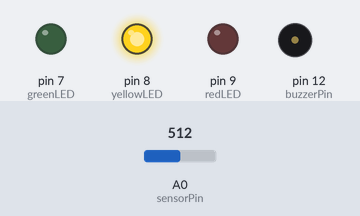
Recording of a sketch running on a simulated Arduino Uno, built with avr-gcc and run on an emulated ATmega328P. On the bench: output pins drawn as LEDs (lit = HIGH), buzzer (waves = sounding, pin HIGH). Inputs (shaded band) come from the test bench; at power-on: A0 (sensorPin) = 512. What the sketch prints to the serial monitor is not drawn.

Above: at 1.8 s.
1.9 s: A0 (sensorPin) set to 841
At 2.08 s:
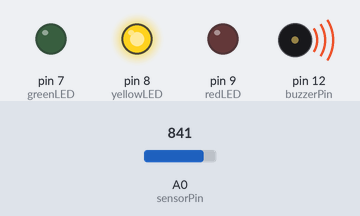
3.5 s: A0 (sensorPin) set to 859
At 5.2 s:
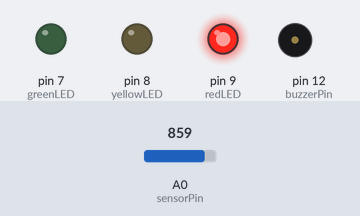
6.5 s: A0 (sensorPin) set to 122
At 7.2 s:
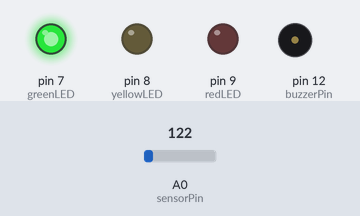
Timing chart, 0 to 9.5 s (numbered marks = the images above; inputs shaded):
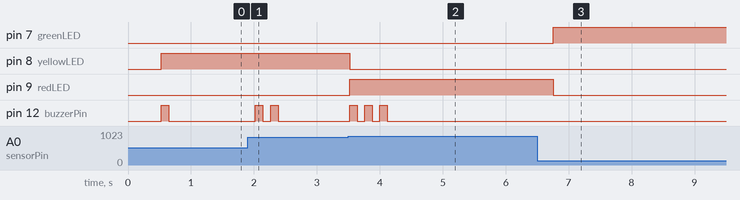

Measured:
- the behaviour switches between 849 and 850 on A0 (sensorPin) (found by bisection; images 1 and 2)
- after the input at 1.9 s, pin 12 (buzzerPin): alternates HIGH for 0.12 s and LOW for 0.12 s, 4 changes in all, then stays LOW, starting after 0.12 s
- after the input at 3.5 s, pin 8 (yellowLED): HIGH → LOW at once; pin 9 (redLED): LOW → HIGH at once; pin 12 (buzzerPin): alternates HIGH for 0.12 s and LOW for 0.12 s, 6 changes in all, then stays LOW, starting at once
- after the input at 6.5 s, pin 7 (greenLED): LOW → HIGH after 0.26 s; pin 9 (redLED): HIGH → LOW after 0.26 s

The sketch:

Rain_Sensor_2.ino
```cpp
// Made by Harisudhan
// Visit www.youtube.com/@harisudhantechnology for more projects

#include <LowPower.h>  // Install from Arduino Library Manager

const int buzzerPin = 12;      // Buzzer output
const int sensorPin = A0;      // Rain sensor analog input
const int redLED = 9;          // Heavy rain indicator
const int yellowLED = 8;       // Light/Moderate rain
const int greenLED = 7;        // Dry condition

// Thresholds for moisture levels
const int thresholds[] = {300, 600, 850};
const char *conditions[] = {"☀️ Dry", "🌦 Light Moisture", "🌧 Moderate Rain", "⛈ Heavy Rain"};
const uint8_t beepCounts[] = {0, 1, 2, 3};

unsigned long previousMillis = 0;
const unsigned long interval = 500;  // Read interval in ms
int lastCondition = -1;

void setup() {
  pinMode(buzzerPin, OUTPUT);
  pinMode(redLED, OUTPUT);
  pinMode(yellowLED, OUTPUT);
  pinMode(greenLED, OUTPUT);

  digitalWrite(buzzerPin, LOW);
  digitalWrite(redLED, LOW);
  digitalWrite(yellowLED, LOW);
  digitalWrite(greenLED, LOW);

  Serial.begin(9600);
  Serial.println(F("🌧 Smart Rain Sensor Initialized"));
  Serial.println(F("-----------------------------------"));
}

void loop() {
  unsigned long currentMillis = millis();

  // Read every 500 ms
  if (currentMillis - previousMillis >= interval) {
    previousMillis = currentMillis;
    checkRainLevel();
  }

  // If dry for a long time → sleep for 8 seconds to save battery
  if (lastCondition == 0) {
    Serial.println(F("💤 Dry condition detected — entering sleep mode..."));
    delay(50); // short delay before sleep
    LowPower.powerDown(SLEEP_8S, ADC_OFF, BOD_OFF);
  }
}

void checkRainLevel() {
  int level = analogRead(sensorPin);
  Serial.print(F("Analog Value: "));
  Serial.println(level);

  // Determine rain level
  uint8_t conditionIndex = 0;
  while (conditionIndex < 3 && level >= thresholds[conditionIndex]) {
    conditionIndex++;
  }

  // Only update if condition changed
  if (conditionIndex != lastCondition) {
    lastCondition = conditionIndex;
    Serial.print(F("Condition: "));
    Serial.println(conditions[conditionIndex]);
    Serial.println(F("-----------------------------------"));

    // LED Indicator logic
    updateLEDs(conditionIndex);

    // Beep for alert (only if raining)
    if (beepCounts[conditionIndex] > 0) {
      Beep(beepCounts[conditionIndex], 120);
    } else {
      digitalWrite(buzzerPin, LOW);
    }
  }
}

void updateLEDs(uint8_t index) {
  // Turn off all LEDs first
  digitalWrite(redLED, LOW);
  digitalWrite(yellowLED, LOW);
  digitalWrite(greenLED, LOW);

  switch (index) {
    case 0:
      digitalWrite(greenLED, HIGH);  // Dry
      break;
    case 1:
    case 2:
      digitalWrite(yellowLED, HIGH); // Light/Moderate rain
      break;
    case 3:
      digitalWrite(redLED, HIGH);    // Heavy rain
      break;
  }
}

void Beep(uint8_t times, uint16_t duration) {
  for (uint8_t i = 0; i < times; i++) {
    digitalWrite(buzzerPin, HIGH);
    delay(duration);
    digitalWrite(buzzerPin, LOW);
    delay(duration);
  }
}
```
